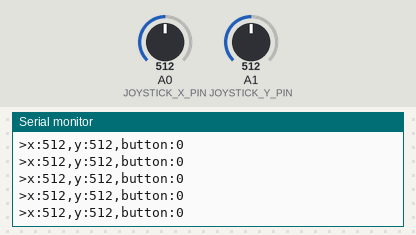
The sketch below on a simulated Arduino Uno, built with avr-gcc and run on an emulated ATmega328P. Parts: the last lines printed to the serial monitor. The inputs (shaded band) are chosen by the test bench; at power-on: A0 (JOYSTICK_X_PIN) = 512, A1 (JOYSTICK_Y_PIN) = 512.

Above: at 4.2 s.
4.3 s: A0 (JOYSTICK_X_PIN) set to 190
At 4.9 s:
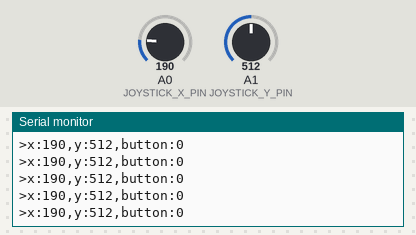
7.3 s: A0 (JOYSTICK_X_PIN) set to 179
At 8.1 s:
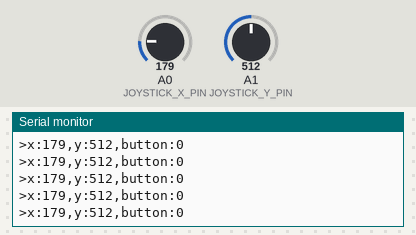
8.8 s: A1 (JOYSTICK_Y_PIN) set to 315
At 9.4 s:
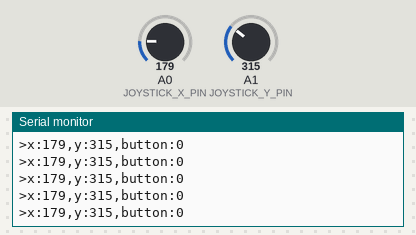
11.8 s: A1 (JOYSTICK_Y_PIN) set to 289
At 12.7 s:
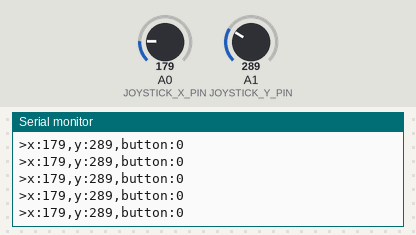
Timing chart, 0 to 14.3 s (numbered marks = the images above; inputs shaded):
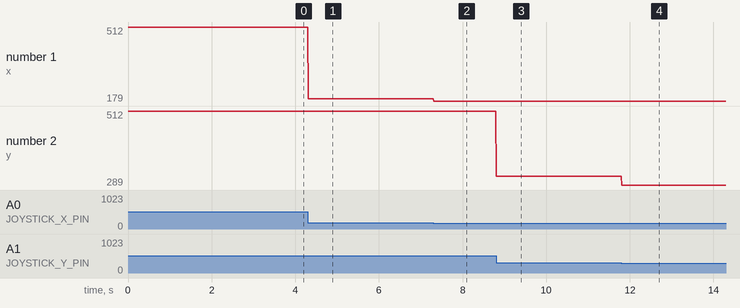

The sketch:

joystick.ino
```cpp
#include <ezButton.h>
#include <Arduino.h>

const int JOYSTICK_X_PIN = A0;
const int JOYSTICK_Y_PIN = A1;
const int JOYSTICK_BUTTON_PIN = 3;

ezButton button(JOYSTICK_BUTTON_PIN);

void setup() {
    Serial.begin(115200);

    button.setDebounceTime(50);

    pinMode(JOYSTICK_X_PIN, INPUT);
    pinMode(JOYSTICK_Y_PIN, INPUT);
}

void loop() {
    int x = analogRead(JOYSTICK_X_PIN);
    int y = analogRead(JOYSTICK_Y_PIN);
    bool button_pressed = button.isPressed();

    Serial.println(">x:" + String(x) + ",y:" + String(y) + ",button:" + String(button_pressed));

    delay(10);
}
```

Measured:
- after the input at 4.3 s, the serial monitor: prints a new line at once (image 1)
- after the input at 7.3 s, the serial monitor: prints a new line at once (image 2)
- after the input at 8.8 s, the serial monitor: prints a new line at once (image 3)
- after the input at 11.8 s, the serial monitor: prints a new line at once (image 4)
- plotted number 1: 512 → 190 after the input at 4.3 s, 190 → 179 after the input at 7.3 s
- plotted number 2: 512 → 315 after the input at 8.8 s, 315 → 289 after the input at 11.8 s
